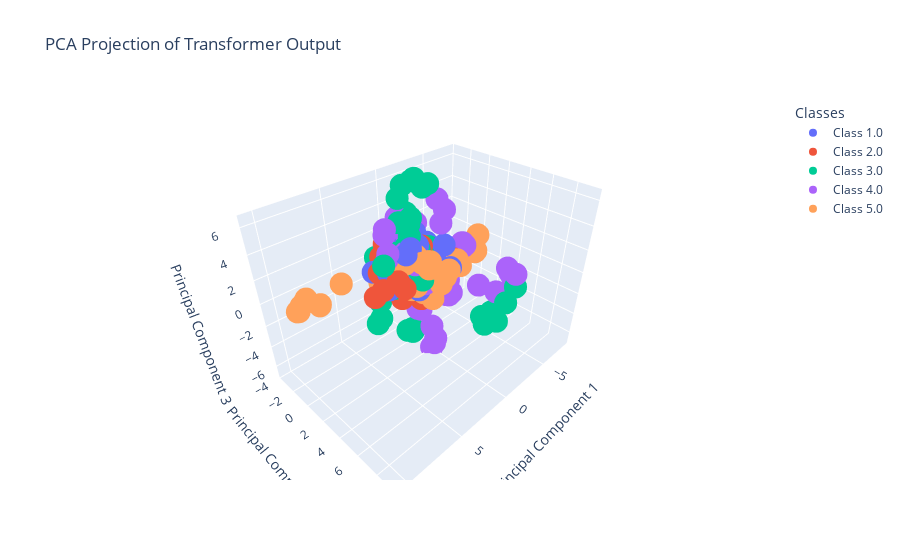

This figure's notebook cell:
### Code cell
# Projection de l'espace latent avec PCA

import plotly.express as px
import plotly.graph_objects as go
from sklearn.decomposition import PCA

# Initialize labels tensor
labels = torch.tensor([]).to(device)
latent_space = torch.tensor([]).to(device)

# Supposons que transformer_feat est un tenseur PyTorch, et labels est également un tenseur PyTorch
with torch.no_grad():
    for batch_data in train_loader:
        x_masked, _, _, label = [item.to(device).float() for item in batch_data]
        labels = torch.cat((labels, label), 0)
        _, latent = model(x_masked)
        latent_space = torch.cat((latent_space, latent), 0)

# Vérification des dimensions du tenseur
latent_space = latent_space.detach().cpu()

print(f"Latent space shape: {latent_space.shape}")

if latent_space.dim() > 2:
    # Applatir les dimensions supplémentaires pour préparer les données pour PCA
    latent_space = latent_space.contiguous().view(latent_space.shape[0], -1)

# Conversion en NumPy pour PCA
latentspace = latent_space.cpu().numpy()
target_np = labels.cpu().numpy()

# Appliquer PCA pour réduire à 3 dimensions
pca = PCA(n_components=3)
pca_result = pca.fit_transform(latentspace)

# Vérification des dimensions
assert pca_result.shape[1] == 3, "PCA n'a pas réussi à réduire à 3 dimensions"

# Configuration des couleurs et des labels pour la visualisation
unique_labels = np.unique(target_np)
colors = px.colors.qualitative.Plotly  # Palette de couleurs pour chaque classe

# Créer un plot 3D interactif
fig = go.Figure()

# Ajouter des points pour chaque classe
for label, color in zip(unique_labels, colors):
    indices = np.where(target_np == label)
    fig.add_trace(go.Scatter3d(
        x=pca_result[indices, 0].flatten(),
        y=pca_result[indices, 1].flatten(),
        z=pca_result[indices, 2].flatten(),
        mode='markers',
        marker=dict(color=color),
        name=f'Class {label}'
    ))

# Ajouter des détails au graphique
fig.update_layout(
    title="PCA Projection of Transformer Output",
    scene=dict(
        xaxis_title="Principal Component 1",
        yaxis_title="Principal Component 2",
        zaxis_title="Principal Component 3"
    ),
    legend_title="Classes"
)

# Afficher le graphique
fig.show()
